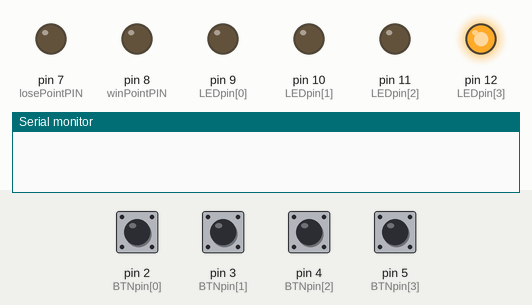
Recording of a sketch running on a simulated Arduino Uno, built with avr-gcc and run on an emulated ATmega328P. Parts: output pins drawn as LEDs (lit = HIGH), the last lines printed to the serial monitor. Dashed ring = blinking. The test bench sets the inputs (shaded band); at power-on: pin 2 (BTNpin[0]), pin 3 (BTNpin[1]), pin 4 (BTNpin[2]), pin 5 (BTNpin[3]) HIGH. Random numbers use the default seed unless the sketch sets one.

Above: at 1.2 s.
1.3 s: pin 2 (BTNpin[0]) pulled LOW for 1 s
At 3.3 s:
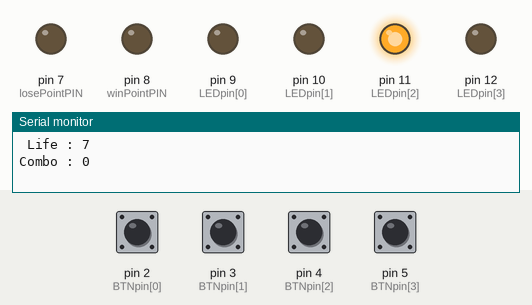
4.3 s: pin 3 (BTNpin[1]) pulled LOW for 0.15 s
At 4.45 s:
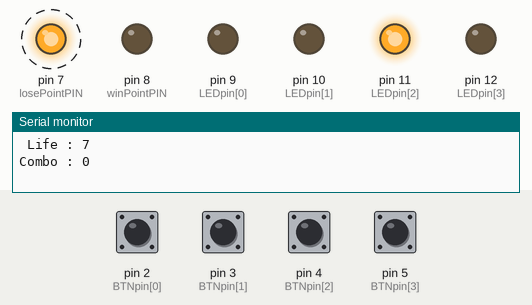
6.1 s: pin 4 (BTNpin[2]) pulled LOW for 0.15 s
At 7.4 s:
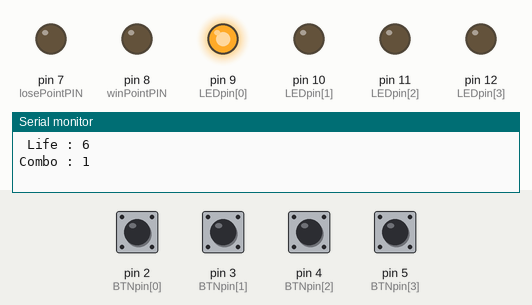
8.0 s: pin 5 (BTNpin[3]) pulled LOW for 0.15 s
At 8.15 s:
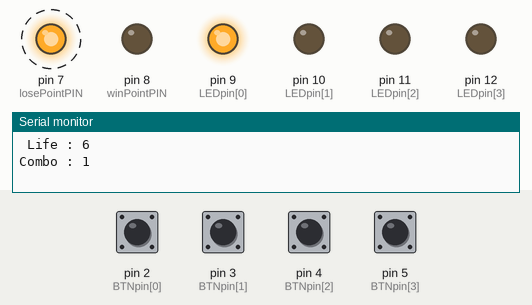
9.8 s: pin 5 (BTNpin[3]) pulled LOW for 1 s
At 12.1 s:
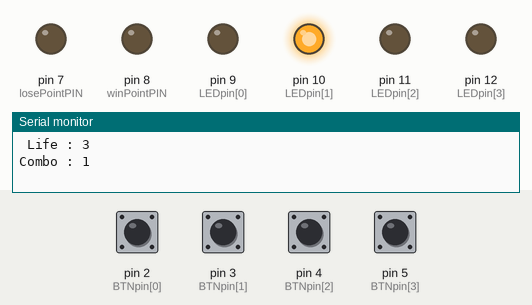
12.8 s: pin 4 (BTNpin[2]) pulled LOW for 1 s
At 14.25 s:
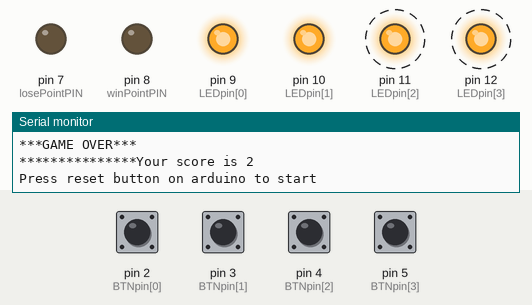
Timing chart, 0 to 17.2 s (numbered marks = the images above; inputs shaded):
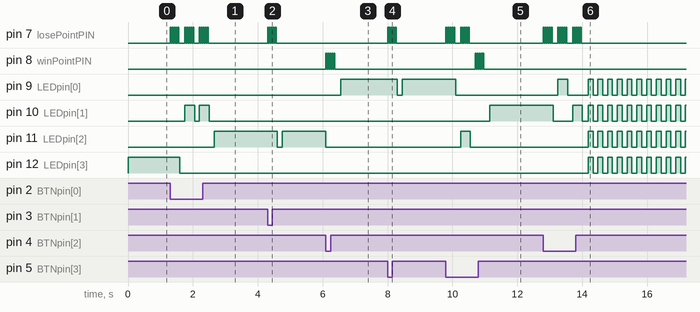

The sketch:

pusherduino.ino
```cpp
/*GAMEL LOGIC
There are 4 buttons and each button has a led. When the game start, one led is turned on.
Gamer should push the button of the led in the given time interval. If gamer can push the
correct button, s/he will make a score and delayTime will decrease. If gamer push the wrong
button or cannot push the button in the given time interval, s/he will lose a life. If gamer
makes a combo, s/he will gain a life.
*/

#define LEDS 4
/*You can easily add extra leds&buttons by changing this definition and adding the ports
to LEDpin and BTNpin.*/

// The led of BTNpin[0] is LEDpin[0].
const byte LEDpin[LEDS] = {9,10,11,12};
const byte BTNpin[LEDS] = {2,3,4,5};
const byte losePointPIN = 7; // This led will be flash when losing point
const byte winPointPIN  = 8; // This led will be flash when losing point

unsigned long score=0;
unsigned int scoreChangeSpeed=1; // this will be added to score

unsigned int delayTime=5000; // Game will be harder when delayTime is decreased
unsigned int delayTimeChangeSpeed=150;

byte life=10;

byte flag=1;

// if currentCombo > limitCombo, life += 1
// if gamer make a mistake, currentCombo will be 0
byte currentCombo=0;
byte limitCombo=20;

void setup()
{
    byte i = 0;

    // Defining BTNpins and LEDpins
    for(i =0; i < LEDS; i++)
    {
        pinMode(LEDpin[i], OUTPUT);
        pinMode(BTNpin[i], INPUT);
        digitalWrite(BTNpin[i], HIGH); // To use buttons without extra supply
    }
    pinMode(losePointPIN, OUTPUT);
    pinMode(winPointPIN, OUTPUT);

    Serial.begin(9600);
    Serial.print("\n\n\n\n\n\n\n\n\n\n\n\n\n\n\n\n\n\n\n\n\n\n\n\n\n\n\n\n\n\n\n\n\n\n\n\n\n\n\n\n\n\n\n\n");
}

void loop()
{
    if( life > 0 )
    {
        if(play())
            winPoint();
        else
            losePoint();

        updateGUI();
        setLedStates(LOW);
        delay(150);
    }
    else//( life<=0 )
    {
        if( flag==1 )
        {
            //life=10;
            Serial.println("***GAME OVER***");
            Serial.print("***************Your score is "); Serial.println(score);
            Serial.print("Press reset button on arduino to start");
            Serial.print("\n\n\n\n\n\n\n\n");
            flag=0;
        }
        setLedStates(HIGH);
        delay(150);
        setLedStates(LOW);
        delay(150);
    }
}

void updateGUI()
{
    Serial.print("Score : "); Serial.println(score);
    Serial.print("Delay : "); Serial.println(delayTime);
    Serial.print(" Life : "); Serial.println(life);
    Serial.print("Combo : "); Serial.println(currentCombo);

    Serial.println(" ");
}

// A round starts with this funtion. If the function returns true, gamer win the round. If the function returns false, gamer lose the round.
boolean play()
{
    // Choose a random led to turn on
    byte target = random(0,LEDS);
    digitalWrite(LEDpin[target], HIGH);

    /*currentTime millis() is 100 //// delayTime=10 //// 100+delayTime=110 //// while(millis < 110) is waiting for the millis become 110*/
    unsigned long finishAt = millis() + delayTime;
    while(millis() < finishAt)
    {
        if(digitalRead(BTNpin[target]) == LOW)
        {
            digitalWrite(LEDpin[target], LOW);
            //Serial.println("Correct Button!!!+++++++++++");
            return 1;
        }

        if(wrongButton(target))
        {
            //Serial.println("Wrong Button!!!----------");
            return 0;
        }
    }

    digitalWrite(LEDpin[target], LOW);
    //Serial.println("Timeout!!!-------");
    return 0;
}

// Turn on or off the leds
void setLedStates(byte state)
{
    int i=0;
    for(i=0; i < LEDS; i++)
        digitalWrite(LEDpin[i], state);
}

void winPoint()
{
    onOff(winPointPIN,5);
    delayTime -= delayTimeChangeSpeed;
    if ( delayTime <= 300 )
        delayTime = 300;

    currentCombo++;
    score+=scoreChangeSpeed;
    if( currentCombo>limitCombo )
    {
        Serial.println("*****Earned life !******");
        life++;
        currentCombo=0;
        score+=5;
        if( limitCombo>3 ) // limit of the combo cannot be less than 3
            limitCombo--;
    }
    if( delayTimeChangeSpeed>50 )
        delayTimeChangeSpeed -= 1;
}

void losePoint()
{
    onOff(losePointPIN,5);
    delayTime += delayTimeChangeSpeed;
    delayTimeChangeSpeed += 1;
    currentCombo=0;
    limitCombo=20;
    life--;
}

void onOff(byte ledPIN, byte repeating)
{
    byte c=0;
    while(c < repeating)
    {
        digitalWrite(ledPIN, HIGH);
        delay(30);
        digitalWrite(ledPIN, LOW);
        delay(30);
        c++;
    }
}

boolean wrongButton(byte currentButton)
{
    byte i = 0;
    for(i=0; i < LEDS; i++)
        if(currentButton != i && digitalRead(BTNpin[i]) == LOW)
            return 1;
    return 0;
}
```

Measured:
- after the input at 1.3 s, pin 7 (losePointPIN): LOW → HIGH at once, then repeats every 0.45 s: 4 × (LOW 0.03 s, HIGH 0.03 s), LOW 0.18 s, HIGH 0.03 s, until it stays LOW from 2.5 s; pin 10 (LEDpin[1]): alternates HIGH for 0.30 s and LOW for 0.15 s, 4 changes in all, then stays LOW, starting after 0.45 s
- after the input at 4.3 s, pin 7 (losePointPIN): alternates HIGH for 0.03 s and LOW for 0.03 s, 10 changes in all, then stays LOW, starting at once; pin 11 (LEDpin[2]): HIGH → LOW after 0.30 s, → HIGH 0.15 s later
- after the input at 6.1 s, pin 8 (winPointPIN): alternates HIGH for 0.03 s and LOW for 0.03 s, 10 changes in all, then stays LOW, starting at once; pin 9 (LEDpin[0]): LOW → HIGH after 0.45 s; pin 11 (LEDpin[2]): HIGH → LOW at once
- after the input at 8.0 s, pin 7 (losePointPIN): alternates HIGH for 0.03 s and LOW for 0.03 s, 10 changes in all, then stays LOW, starting at once; pin 9 (LEDpin[0]): HIGH → LOW after 0.30 s, → HIGH 0.15 s later
- after the input at 9.8 s, pin 7 (losePointPIN): goes 4 × (HIGH 0.03 s, LOW 0.03 s), HIGH 0.03 s, LOW 0.18 s, 4 × (HIGH 0.03 s, LOW 0.03 s), HIGH 0.03 s, then LOW, starting at once; pin 8 (winPointPIN): alternates HIGH for 0.03 s and LOW for 0.03 s, 10 changes in all, then stays LOW, starting after 0.90 s
- after the input at 12.8 s, pin 9 (LEDpin[0]): goes HIGH 0.30 s, LOW 0.63 s, 10 × (HIGH 0.15 s, LOW 0.15 s), then HIGH, starting after 0.45 s; pin 11 (LEDpin[2]), pin 12 (LEDpin[3]): alternates HIGH for 0.15 s and LOW for 0.15 s, starting after 1.4 s
